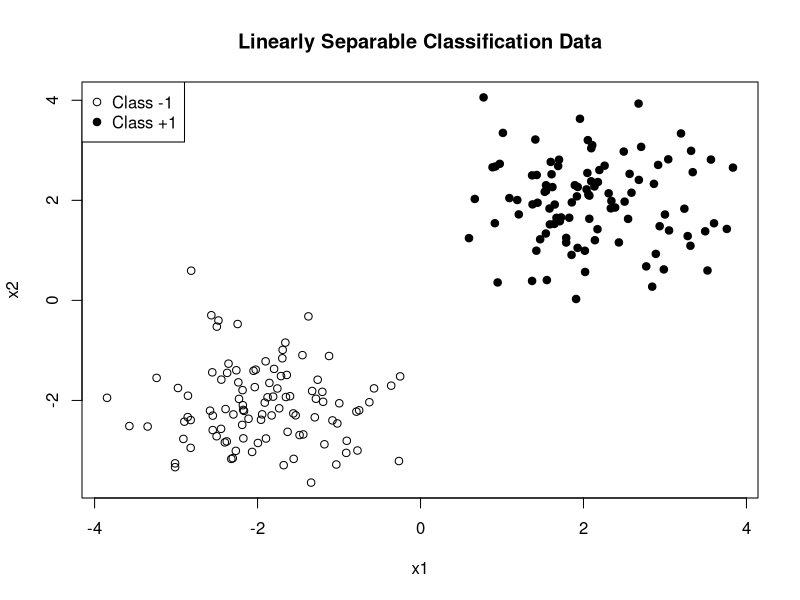
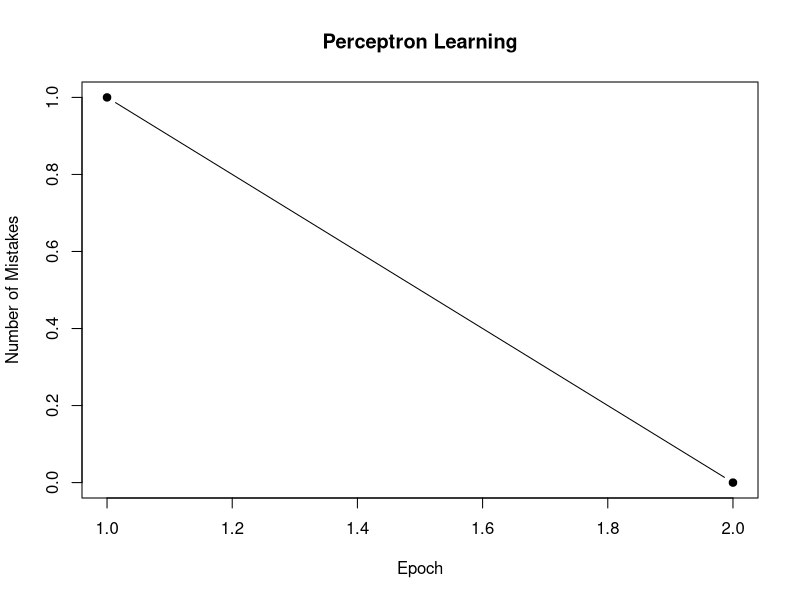
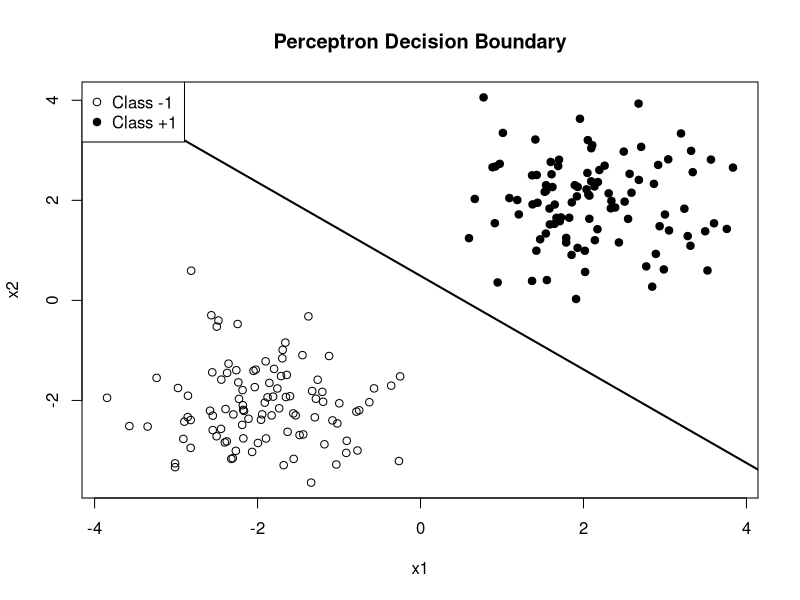
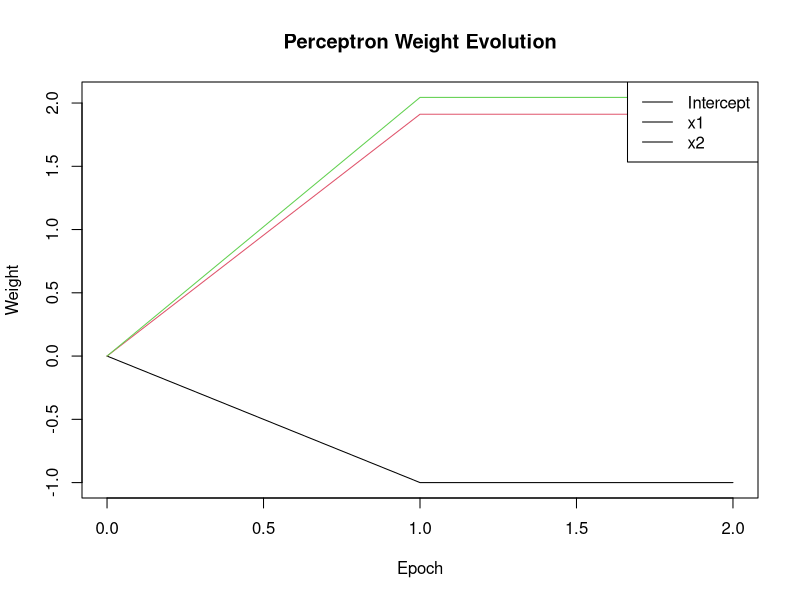
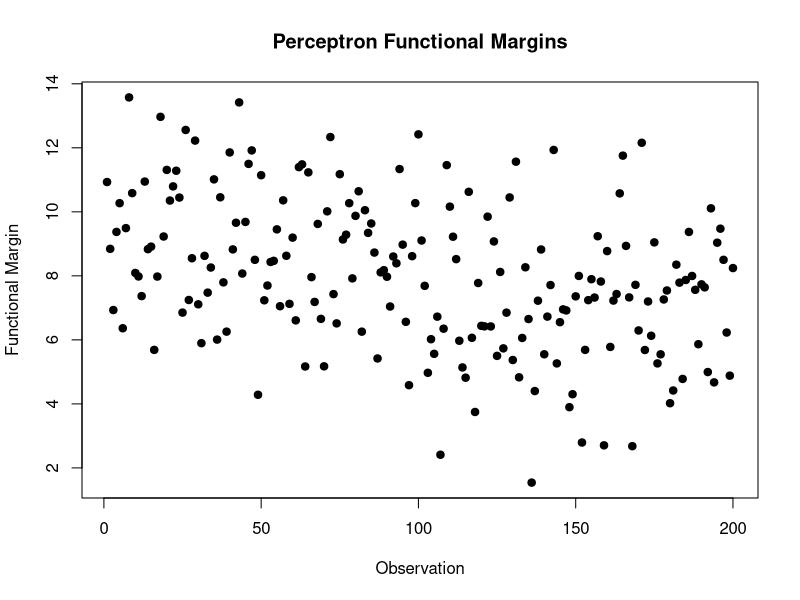
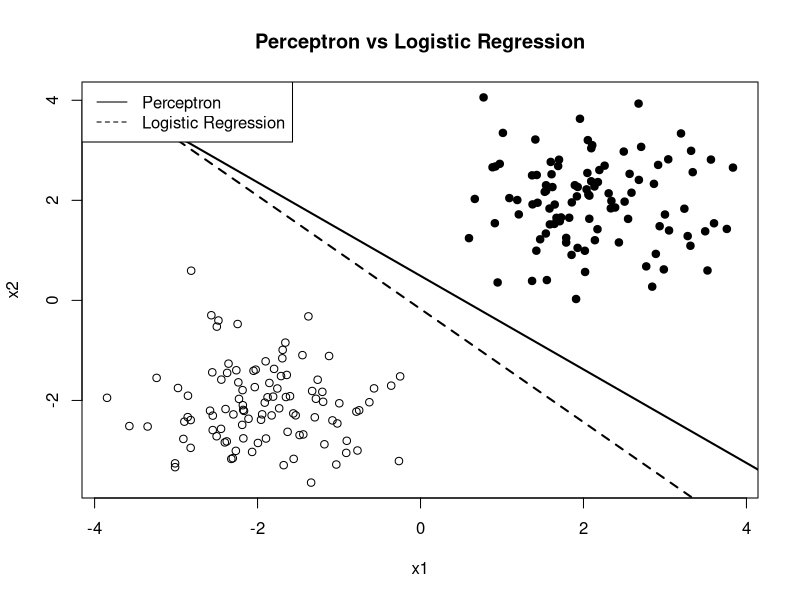
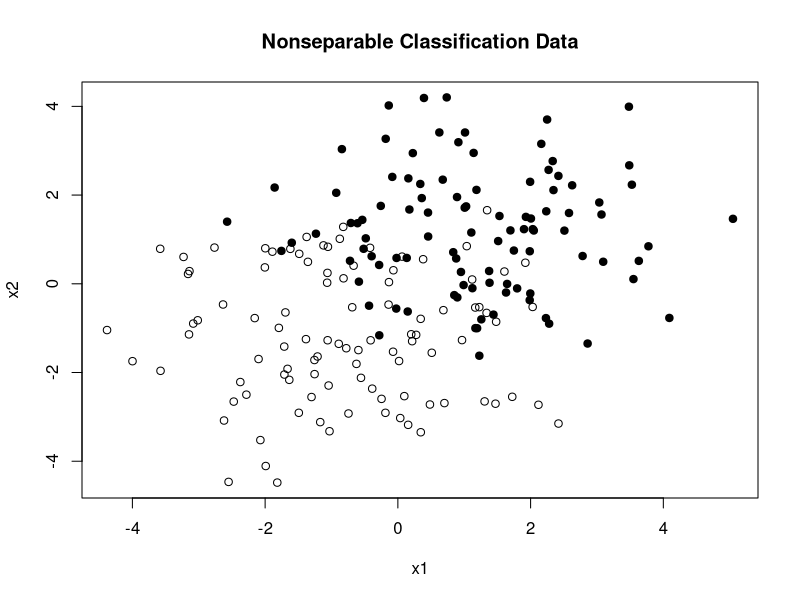
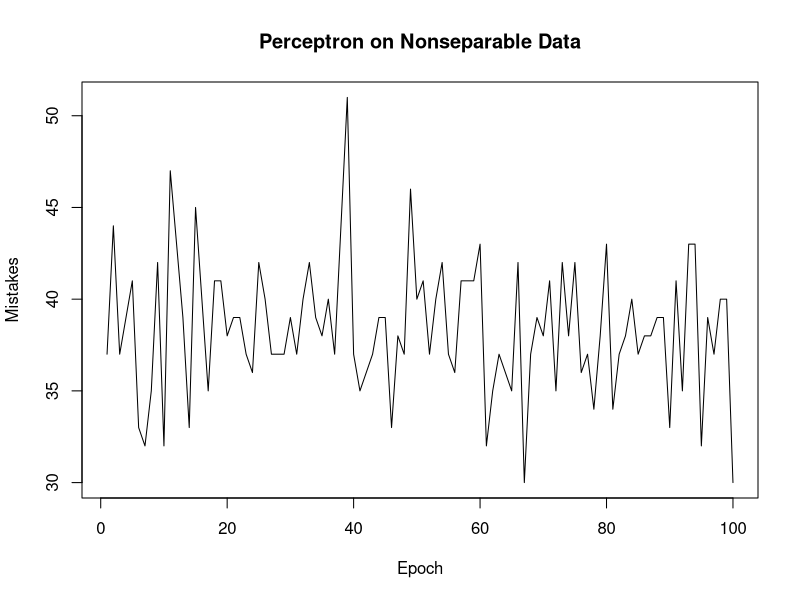

Write the R code that produced these figures, in order.
# ==============================================================================
# Perceptron Learning Algorithm
# Jonathan Ma
#
# References:
#   The Elements of Statistical Learning
#
# Main ideas:
#   - Binary classification
#   - Linear decision boundary
#   - Perceptron update rule
#   - Misclassification-driven learning
#   - Convergence for linearly separable data
#   - Effect of learning rate
#   - Comparison with logistic regression
# ==============================================================================


# ------------------------------------------------------------------------------
# 1. Generate Linearly Separable Data
# ------------------------------------------------------------------------------

set.seed(123)

n <- 200


# Class -1

x1_negative <- rnorm(
  n / 2,
  mean = -2,
  sd = 0.8
)

x2_negative <- rnorm(
  n / 2,
  mean = -2,
  sd = 0.8
)


# Class +1

x1_positive <- rnorm(
  n / 2,
  mean = 2,
  sd = 0.8
)

x2_positive <- rnorm(
  n / 2,
  mean = 2,
  sd = 0.8
)


X <- rbind(
  cbind(
    x1_negative,
    x2_negative
  ),
  cbind(
    x1_positive,
    x2_positive
  )
)

colnames(X) <- c(
  "x1",
  "x2"
)


y <- c(
  rep(-1, n / 2),
  rep(1, n / 2)
)


data <- data.frame(
  x1 = X[, 1],
  x2 = X[, 2],
  y = y
)


head(data)

table(y)


# ------------------------------------------------------------------------------
# 2. Plot Data
# ------------------------------------------------------------------------------

plot(
  X[, 1],
  X[, 2],
  pch = ifelse(
    y == 1,
    19,
    1
  ),
  xlab = "x1",
  ylab = "x2",
  main = "Linearly Separable Classification Data"
)

legend(
  "topleft",
  legend = c(
    "Class -1",
    "Class +1"
  ),
  pch = c(
    1,
    19
  )
)


# ------------------------------------------------------------------------------
# 3. Add Intercept
# ------------------------------------------------------------------------------

X_design <- cbind(
  Intercept = 1,
  X
)


head(
  X_design
)


# ------------------------------------------------------------------------------
# 4. Perceptron Prediction Function
# ------------------------------------------------------------------------------

perceptron_score <- function(
    X,
    weights
) {
  
  as.vector(
    X %*%
      weights
  )
}


perceptron_predict <- function(
    X,
    weights
) {
  
  scores <- perceptron_score(
    X,
    weights
  )
  
  
  prediction <- ifelse(
    scores >= 0,
    1,
    -1
  )
  
  
  return(prediction)
}


# ------------------------------------------------------------------------------
# 5. Perceptron Learning Algorithm
# ------------------------------------------------------------------------------

perceptron_fit <- function(
    X,
    y,
    learning_rate = 1,
    max_epochs = 1000,
    shuffle = TRUE
) {
  
  X <- as.matrix(X)
  
  y <- as.numeric(y)
  
  n <- nrow(X)
  
  p <- ncol(X)
  
  
  # Initialize weights
  
  weights <- rep(
    0,
    p
  )
  
  
  mistake_history <- numeric(
    max_epochs
  )
  
  
  weight_history <- matrix(
    NA,
    nrow = max_epochs + 1,
    ncol = p
  )
  
  weight_history[1, ] <-
    weights
  
  
  converged <- FALSE
  
  
  for (epoch in seq_len(
    max_epochs
  )) {
    
    mistakes <- 0
    
    
    if (shuffle) {
      
      observation_order <- sample(
        seq_len(n)
      )
      
    } else {
      
      observation_order <- seq_len(n)
    }
    
    
    for (i in observation_order) {
      
      score <- sum(
        weights *
          X[i, ]
      )
      
      
      predicted <- ifelse(
        score >= 0,
        1,
        -1
      )
      
      
      # ------------------------------------------------------------
      # Perceptron Update
      #
      # If observation i is misclassified:
      #
      # w <- w + eta * y_i * x_i
      # ------------------------------------------------------------
      
      if (
        predicted !=
        y[i]
      ) {
        
        weights <- weights +
          learning_rate *
          y[i] *
          X[i, ]
        
        
        mistakes <- mistakes +
          1
      }
    }
    
    
    mistake_history[epoch] <-
      mistakes
    
    
    weight_history[
      epoch + 1,
    ] <- weights
    
    
    # Stop if all observations classified correctly
    
    if (mistakes == 0) {
      
      converged <- TRUE
      
      break
    }
  }
  
  
  mistake_history <- mistake_history[
    seq_len(epoch)
  ]
  
  
  weight_history <- weight_history[
    seq_len(epoch + 1),
    ,
    drop = FALSE
  ]
  
  
  colnames(weight_history) <-
    colnames(X)
  
  
  return(
    list(
      weights = weights,
      epochs = epoch,
      converged = converged,
      mistakes = mistake_history,
      weight_history = weight_history
    )
  )
}


# ------------------------------------------------------------------------------
# 6. Fit Perceptron
# ------------------------------------------------------------------------------

set.seed(123)


perceptron_model <- perceptron_fit(
  X_design,
  y,
  learning_rate = 1,
  max_epochs = 1000
)


perceptron_model$weights

perceptron_model$epochs

perceptron_model$converged


# ------------------------------------------------------------------------------
# 7. Training Predictions
# ------------------------------------------------------------------------------

train_prediction <- perceptron_predict(
  X_design,
  perceptron_model$weights
)


head(
  train_prediction
)


# ------------------------------------------------------------------------------
# 8. Training Accuracy
# ------------------------------------------------------------------------------

train_accuracy <- mean(
  train_prediction ==
    y
)


train_accuracy


# ------------------------------------------------------------------------------
# 9. Confusion Matrix
# ------------------------------------------------------------------------------

table(
  Actual = y,
  Predicted = train_prediction
)


# ------------------------------------------------------------------------------
# 10. Error Rate
# ------------------------------------------------------------------------------

train_error <- mean(
  train_prediction !=
    y
)


train_error


# ------------------------------------------------------------------------------
# 11. Plot Mistakes per Epoch
# ------------------------------------------------------------------------------

plot(
  seq_along(
    perceptron_model$mistakes
  ),
  perceptron_model$mistakes,
  type = "b",
  pch = 19,
  xlab = "Epoch",
  ylab = "Number of Mistakes",
  main = "Perceptron Learning"
)


# ------------------------------------------------------------------------------
# 12. Decision Boundary
# ------------------------------------------------------------------------------

# The decision rule is
#
# w0 + w1*x1 + w2*x2 = 0
#
# Therefore:
#
# x2 = -(w0 + w1*x1) / w2


w <- perceptron_model$weights


plot(
  X[, 1],
  X[, 2],
  pch = ifelse(
    y == 1,
    19,
    1
  ),
  xlab = "x1",
  ylab = "x2",
  main = "Perceptron Decision Boundary"
)


if (
  abs(w[3]) > 1e-12
) {
  
  abline(
    a = -w[1] /
      w[3],
    b = -w[2] /
      w[3],
    lwd = 2
  )
}


legend(
  "topleft",
  legend = c(
    "Class -1",
    "Class +1"
  ),
  pch = c(
    1,
    19
  )
)


# ------------------------------------------------------------------------------
# 13. Inspect Weight Evolution
# ------------------------------------------------------------------------------

perceptron_model$weight_history


# ------------------------------------------------------------------------------
# 14. Plot Weight Evolution
# ------------------------------------------------------------------------------

matplot(
  0:perceptron_model$epochs,
  perceptron_model$weight_history,
  type = "l",
  lty = 1,
  xlab = "Epoch",
  ylab = "Weight",
  main = "Perceptron Weight Evolution"
)

legend(
  "topright",
  legend = colnames(
    perceptron_model$weight_history
  ),
  lty = 1
)


# ------------------------------------------------------------------------------
# 15. Functional Margin
# ------------------------------------------------------------------------------

# For observation i:
#
# margin_i = y_i * (w'x_i)
#
# Correctly classified:
# margin_i > 0
#
# Misclassified:
# margin_i < 0


scores <- perceptron_score(
  X_design,
  w
)


functional_margin <- y *
  scores


summary(
  functional_margin
)


min(
  functional_margin
)


# ------------------------------------------------------------------------------
# 16. Plot Margins
# ------------------------------------------------------------------------------

plot(
  functional_margin,
  pch = 19,
  xlab = "Observation",
  ylab = "Functional Margin",
  main = "Perceptron Functional Margins"
)

abline(
  h = 0,
  lty = 2
)


# ------------------------------------------------------------------------------
# 17. Learning Rate Comparison
# ------------------------------------------------------------------------------

learning_rates <- c(
  0.01,
  0.1,
  1,
  10
)


learning_rate_results <- data.frame(
  Learning_Rate = learning_rates,
  Epochs = NA,
  Accuracy = NA,
  Converged = NA
)


for (i in seq_along(
  learning_rates
)) {
  
  set.seed(123)
  
  
  model_i <- perceptron_fit(
    X_design,
    y,
    learning_rate = learning_rates[i],
    max_epochs = 1000
  )
  
  
  prediction_i <- perceptron_predict(
    X_design,
    model_i$weights
  )
  
  
  learning_rate_results$Epochs[i] <-
    model_i$epochs
  
  
  learning_rate_results$Accuracy[i] <-
    mean(
      prediction_i ==
        y
    )
  
  
  learning_rate_results$Converged[i] <-
    model_i$converged
}


learning_rate_results


# ------------------------------------------------------------------------------
# 18. Train-Test Split
# ------------------------------------------------------------------------------

set.seed(123)


train_index <- sample(
  seq_len(n),
  size = floor(
    0.7 * n
  )
)


test_index <- setdiff(
  seq_len(n),
  train_index
)


X_train <- X_design[
  train_index,
  ,
  drop = FALSE
]

X_test <- X_design[
  test_index,
  ,
  drop = FALSE
]


y_train <- y[
  train_index
]

y_test <- y[
  test_index
]


# ------------------------------------------------------------------------------
# 19. Fit Perceptron on Training Data
# ------------------------------------------------------------------------------

set.seed(123)


train_model <- perceptron_fit(
  X_train,
  y_train,
  learning_rate = 1,
  max_epochs = 1000
)


train_model$weights


# ------------------------------------------------------------------------------
# 20. Test Prediction
# ------------------------------------------------------------------------------

test_prediction <- perceptron_predict(
  X_test,
  train_model$weights
)


test_accuracy <- mean(
  test_prediction ==
    y_test
)


test_accuracy


table(
  Actual = y_test,
  Predicted = test_prediction
)


# ------------------------------------------------------------------------------
# 21. Compare with Logistic Regression
# ------------------------------------------------------------------------------

# Convert labels from {-1, +1} to {0, 1}

y_binary <- ifelse(
  y == 1,
  1,
  0
)


logistic_data <- data.frame(
  y = y_binary,
  x1 = X[, 1],
  x2 = X[, 2]
)


logistic_model <- glm(
  y ~ x1 + x2,
  data = logistic_data,
  family = binomial()
)


summary(
  logistic_model
)


# ------------------------------------------------------------------------------
# 22. Logistic Regression Predictions
# ------------------------------------------------------------------------------

logistic_probability <- predict(
  logistic_model,
  type = "response"
)


logistic_prediction <- ifelse(
  logistic_probability >= 0.5,
  1,
  -1
)


logistic_accuracy <- mean(
  logistic_prediction ==
    y
)


logistic_accuracy


# ------------------------------------------------------------------------------
# 23. Compare Classification Accuracy
# ------------------------------------------------------------------------------

comparison <- data.frame(
  Method = c(
    "Perceptron",
    "Logistic Regression"
  ),
  Accuracy = c(
    train_accuracy,
    logistic_accuracy
  )
)


comparison


# ------------------------------------------------------------------------------
# 24. Compare Decision Boundaries
# ------------------------------------------------------------------------------

plot(
  X[, 1],
  X[, 2],
  pch = ifelse(
    y == 1,
    19,
    1
  ),
  xlab = "x1",
  ylab = "x2",
  main = "Perceptron vs Logistic Regression"
)


# Perceptron boundary

w <- perceptron_model$weights


if (
  abs(w[3]) > 1e-12
) {
  
  abline(
    a = -w[1] /
      w[3],
    b = -w[2] /
      w[3],
    lwd = 2
  )
}


# Logistic regression boundary

beta_logistic <- coef(
  logistic_model
)


if (
  abs(beta_logistic[3]) > 1e-12
) {
  
  abline(
    a = -beta_logistic[1] /
      beta_logistic[3],
    b = -beta_logistic[2] /
      beta_logistic[3],
    lty = 2,
    lwd = 2
  )
}


legend(
  "topleft",
  legend = c(
    "Perceptron",
    "Logistic Regression"
  ),
  lty = c(
    1,
    2
  )
)


# ------------------------------------------------------------------------------
# 25. Nonseparable Data
# ------------------------------------------------------------------------------

# The classic perceptron convergence theorem only applies when
# the classes are linearly separable.


set.seed(456)


n_nonsep <- 200


X0 <- cbind(
  rnorm(
    n_nonsep / 2,
    mean = -1,
    sd = 1.5
  ),
  rnorm(
    n_nonsep / 2,
    mean = -1,
    sd = 1.5
  )
)


X1 <- cbind(
  rnorm(
    n_nonsep / 2,
    mean = 1,
    sd = 1.5
  ),
  rnorm(
    n_nonsep / 2,
    mean = 1,
    sd = 1.5
  )
)


X_nonsep <- rbind(
  X0,
  X1
)


y_nonsep <- c(
  rep(-1, n_nonsep / 2),
  rep(1, n_nonsep / 2)
)


X_nonsep_design <- cbind(
  Intercept = 1,
  X_nonsep
)


# ------------------------------------------------------------------------------
# 26. Plot Nonseparable Data
# ------------------------------------------------------------------------------

plot(
  X_nonsep[, 1],
  X_nonsep[, 2],
  pch = ifelse(
    y_nonsep == 1,
    19,
    1
  ),
  xlab = "x1",
  ylab = "x2",
  main = "Nonseparable Classification Data"
)


# ------------------------------------------------------------------------------
# 27. Fit Perceptron to Nonseparable Data
# ------------------------------------------------------------------------------

set.seed(123)


nonsep_model <- perceptron_fit(
  X_nonsep_design,
  y_nonsep,
  learning_rate = 1,
  max_epochs = 100
)


nonsep_model$converged

nonsep_model$epochs


# ------------------------------------------------------------------------------
# 28. Mistakes for Nonseparable Data
# ------------------------------------------------------------------------------

plot(
  seq_along(
    nonsep_model$mistakes
  ),
  nonsep_model$mistakes,
  type = "l",
  xlab = "Epoch",
  ylab = "Mistakes",
  main = "Perceptron on Nonseparable Data"
)


# ------------------------------------------------------------------------------
# 29. Pocket Perceptron
# ------------------------------------------------------------------------------

# For nonseparable data, keep the best-performing set
# of weights encountered during training.


pocket_perceptron <- function(
    X,
    y,
    learning_rate = 1,
    max_epochs = 100
) {
  
  X <- as.matrix(X)
  
  y <- as.numeric(y)
  
  n <- nrow(X)
  
  p <- ncol(X)
  
  
  weights <- rep(
    0,
    p
  )
  
  
  best_weights <- weights
  
  best_error <- Inf
  
  
  error_history <- numeric(
    max_epochs
  )
  
  
  for (epoch in seq_len(
    max_epochs
  )) {
    
    observation_order <- sample(
      seq_len(n)
    )
    
    
    for (i in observation_order) {
      
      prediction <- ifelse(
        sum(
          weights *
            X[i, ]
        ) >= 0,
        1,
        -1
      )
      
      
      if (
        prediction !=
        y[i]
      ) {
        
        weights <- weights +
          learning_rate *
          y[i] *
          X[i, ]
        
        
        current_prediction <- perceptron_predict(
          X,
          weights
        )
        
        
        current_error <- mean(
          current_prediction !=
            y
        )
        
        
        if (
          current_error <
          best_error
        ) {
          
          best_error <- current_error
          
          best_weights <- weights
        }
      }
    }
    
    
    error_history[epoch] <-
      best_error
  }
  
  
  return(
    list(
      weights = best_weights,
      error = best_error,
      error_history = error_history
    )
  )
}


# ------------------------------------------------------------------------------
# 30. Fit Pocket Perceptron
# ------------------------------------------------------------------------------

set.seed(123)


pocket_model <- pocket_perceptron(
  X_nonsep_design,
  y_nonsep,
  learning_rate = 1,
  max_epochs = 100
)


pocket_model$error

pocket_model$weights


# ------------------------------------------------------------------------------
# 31. Pocket Predictions
# ------------------------------------------------------------------------------

pocket_prediction <- perceptron_predict(
  X_nonsep_design,
  pocket_model$weights
)


pocket_accuracy <- mean(
  pocket_prediction ==
    y_nonsep
)


pocket_accuracy


# ------------------------------------------------------------------------------
# 32. Plot Pocket Error
# ------------------------------------------------------------------------------

plot(
  seq_along(
    pocket_model$error_history
  ),
  pocket_model$error_history,
  type = "l",
  xlab = "Epoch",
  ylab = "Best Error Rate",
  main = "Pocket Perceptron"
)


# ------------------------------------------------------------------------------
# 33. Pocket Decision Boundary
# ------------------------------------------------------------------------------

plot(
  X_nonsep[, 1],
  X_nonsep[, 2],
  pch = ifelse(
    y_nonsep == 1,
    19,
    1
  ),
  xlab = "x1",
  ylab = "x2",
  main = "Pocket Perceptron Decision Boundary"
)


w_pocket <- pocket_model$weights


if (
  abs(w_pocket[3]) > 1e-12
) {
  
  abline(
    a = -w_pocket[1] /
      w_pocket[3],
    b = -w_pocket[2] /
      w_pocket[3],
    lwd = 2
  )
}


# ------------------------------------------------------------------------------
# 34. Summary
# ------------------------------------------------------------------------------

cat(
  "Perceptron converged:",
  perceptron_model$converged,
  "\n"
)

cat(
  "Epochs to convergence:",
  perceptron_model$epochs,
  "\n"
)

cat(
  "Training accuracy:",
  round(
    train_accuracy,
    4
  ),
  "\n"
)

cat(
  "Test accuracy:",
  round(
    test_accuracy,
    4
  ),
  "\n"
)

cat(
  "Nonseparable model converged:",
  nonsep_model$converged,
  "\n"
)

cat(
  "Pocket accuracy:",
  round(
    pocket_accuracy,
    4
  ),
  "\n"
)
